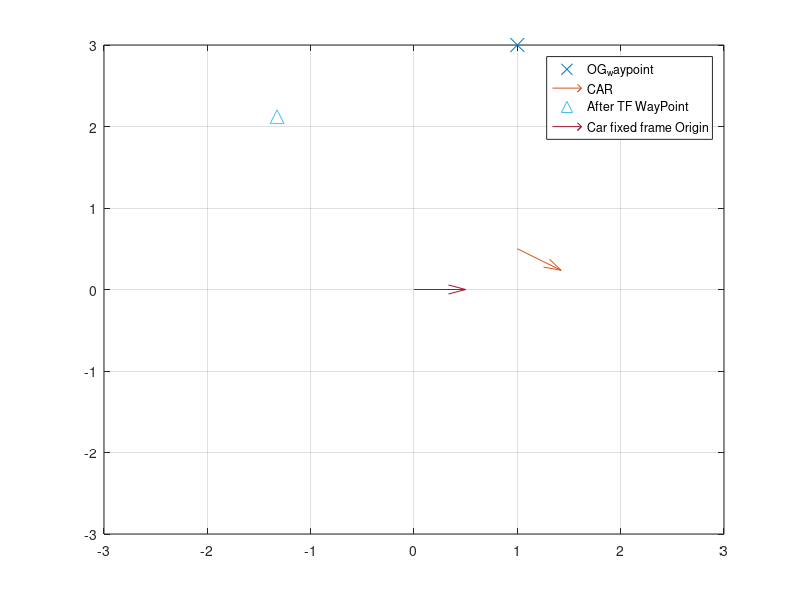

Reproduce this figure in MATLAB. (Note: this script raises an error after producing the figure.)
%% Preliminary Setup

% Author: Menson Li  
% File Name: transform_test.m  
% Brief: Transformation proof for SJSU FusionAD project.  
% Date: 12/26/2018

% Clear out workspace
clc, clear, close all

%%
%{
p = [1;-1;0];

theta = deg2rad(45);

rot_mat_zz = [cos(theta) -sin(theta) 0; sin(theta) cos(theta) 0; 0 0 1];

p_adj = rot_mat_zz*p;

p_vec_x = [0 p(1)];
p_vec_y = [0 p(2)];
p_adj_vec_x = [0 p_adj(1)];
p_adj_vec_y = [0 p_adj(2)];

figure();
plot(p_vec_x,p_vec_y,'x-');
hold on;
plot(p_adj_vec_x,p_adj_vec_y,'o-');
grid on;
legend('Pre-transform', 'After transform');
%}

% Check Transformation matrix

%{
wp = [1 1 0 1]';
To_wp = eye(4);
To_wp(1:4,4) = wp; 

theta = deg2rad(45);

car = [1 0.5 0 1]';
To_car = [cos(theta) -sin(theta) 0 1;
          sin(theta) cos(theta) 0 1;
          0 0 1 0;
          0 0 0 1];
To_car(1:4,4) = car;
car_dx = [car(1) car(1)+0.5*cosd(45)];
car_dy = [car(2) car(2)+0.5*sind(45)];

Tcar_wp = inv(To_car)*To_wp;

figure();
plot(wp(1),wp(2),'x');
hold on;
plot(car_dx,car_dy,'o-');
grid on;
plot(Tcar_wp(1,4),Tcar_wp(2,4), '*');
legend('OG_waypoint', 'CAR', 'After TF WP');

car_wp_dx = car(1)-wp(1);
car_wp_dy = car(2)-wp(2);

disp(['Distance to origin after TF: ' sqrt(Tcar_wp(1,4)^2+Tcar_wp(2,4)^2)]);
disp(['Relative distance before tf to car: ' sqrt(car_wp_dx^2+car_wp_dy^2)]);
%}

% Proof check relative angle
%{
wp = [1 1 0 1]';
To_wp = eye(4);
To_wp(1:4,4) = wp; 

theta = deg2rad(45);

car = [1 0.5 0 1]';
To_car = [cos(theta) -sin(theta) 0 1;
          sin(theta) cos(theta) 0 1;
          0 0 1 0;
          0 0 0 1];
To_car(1:4,4) = car;
car_dx = [car(1) car(1)+0.5*cosd(45)];
car_dy = [car(2) car(2)+0.5*sind(45)];

Tcar_wp = inv(To_car)*To_wp;

wp_car_dx = wp(1)-car(1);
wp_car_dy = wp(2)-car(2);

relative_theta = atan2(wp_car_dy,wp_car_dx) - theta;
relative_theta_tf = atan2(Tcar_wp(2,4),Tcar_wp(1,4));

disp(['Relative theta before TF:' num2str(relative_theta)]);
disp(['Relative theta after TF:' num2str(relative_theta_tf)]);

% This proves that the relative angle between the position vector of the
% waypoint relative to the car's coordinate frame is the same as the
% position vector of the waypoint relative to the global origin frame after
% transform.
%}

% Check if the waypoint is ahead (in the positive X axis region of the car
% fixed frame).

%% Final Proof
% Input: Waypoint position ("wp" array [x y z 1]')
%        Vehicle orientation ("theta")
%        Vehicle position ("car" array [x y z 1]')
clear, clc, close all;
wp = [1 3 0 1]';
To_wp = eye(4);
To_wp(1:4,4) = wp; 

% Theta is the orientation of the vehicle
theta = deg2rad(-32);

car = [1 0.5 0 1]';
To_car = [cos(theta) -sin(theta) 0 1;
          sin(theta) cos(theta) 0 1;
          0 0 1 0;
          0 0 0 1];
To_car(1:4,4) = car;
car_dx = 0.5*cos(theta);
car_dy = 0.5*sin(theta);

Tcar_wp = inv(To_car)*To_wp;

wp_car_dx = wp(1)-car(1);
wp_car_dy = wp(2)-car(2);

if(Tcar_wp(1,4) > 0)
    disp(['Waypoint is ahead (x) by: ' Tcar_wp(1,4) 'meter']);
else
    disp(['Waypoint is trailing (x) by: ' Tcar_wp(1,4) 'meter']);
end

% Checks
% The two distance values must equal for the transform to be valid.
% The two angle values must equal for the tranform to be valid.
disp(['Distance to origin after TF: ' num2str(sqrt(Tcar_wp(1,4)^2+Tcar_wp(2,4)^2))]);
disp(['Relative distance before tf to car: ' num2str(sqrt(wp_car_dx^2+wp_car_dy^2))]);

relative_theta = atan2(wp_car_dy,wp_car_dx) - theta;
relative_theta_tf = atan2(Tcar_wp(2,4),Tcar_wp(1,4));

disp(['Relative theta before TF: ' num2str(relative_theta)]);
disp(['Relative theta after TF: ' num2str(relative_theta_tf)]);
% End of checks

figure();
plot(wp(1),wp(2),'x', 'MarkerSize', 10);
hold on;
%plot(car_dx,car_dy,'o-');
quiver(car(1),car(2),car_dx,car_dy,0);
grid on;
plot(Tcar_wp(1,4),Tcar_wp(2,4), '^','MarkerSize', 10);
quiver(0,0,0.5,0,0);

legend('OG_waypoint', 'CAR', 'After TF WayPoint', 'Car fixed frame Origin');
xlim([-3 3]);
ylim([-3 3]);


%% Extracts TF equations
clear all;
syms wp_x wp_y car_x car_y theta

% This equation assumes planar space, not 3D space. Thus, z components of
% the two position vectors are 0.

%wp = [wp_x; wp_y; 0; 1];
%To_wp = eye(4);
%To_wp(1:4,4) = wp; 

To_wp = [1 0 0 wp_x;
         0 1 0 wp_y;
         0 0 1 0;
         0 0 0 1];

% Theta is the orientation of the vehicle
%theta = deg2rad(45);

%car = [car_x; car_y; 0; 1];
To_car = [cos(theta) -sin(theta) 0 car_x;
          sin(theta) cos(theta) 0 car_y;
          0 0 1 0;
          0 0 0 1];
To_car_R = To_car(1:3,1:3);
trans_To_car_R = [cos(theta) sin(theta) 0;
                  -sin(theta) cos(theta) 0;
                  0 0 1;];
              
inv_coordinate = (-1)*trans_To_car_R*To_car(1:3,4);
      
inv_To_car = [ trans_To_car_R inv_coordinate;
               0 0 0 1];
      
Tcar_wp = inv_To_car*To_wp;
disp('Homogeneous Transformation Maxtrix of the Waypoint frame wrt Vehicle body fixed frame:');
Tcar_wp;
disp('The X component of the transformed waypoint is:');
Tcar_wp(1,4)

%% Proof the generated equation is correct;
clear all;
wp = [1 1 0 1]';
To_wp = eye(4);
To_wp(1:4,4) = wp; 

% Theta is the orientation of the vehicle
theta = deg2rad(-90);

car = [1 0.5 0 1]';
To_car = [cos(theta) -sin(theta) 0 1;
          sin(theta) cos(theta) 0 1;
          0 0 1 0;
          0 0 0 1];
To_car(1:4,4) = car;
car_dx = 0.5*cos(theta);
car_dy = 0.5*sin(theta);

Tcar_wp = inv(To_car)*To_wp;

car_x = car(1);
car_y = car(2);
wp_x = wp(1);
wp_y = wp(2);

x_gen_eqn = wp_x*cos(theta) - car_y*sin(theta) - car_x*cos(theta) + wp_y*sin(theta);
x_ans = Tcar_wp(1,4);

absolute_answer_difference = abs(x_ans - x_gen_eqn);

% Check if the answer tolerance is within 1 %
% The tolerance won't work if the waypoint is exactly lined up with the
% location of the car at the x axis (x=0), because x*0.01 = 0.

if(absolute_answer_difference < (x_ans*0.01))
    disp('Equation is proved');
    fprintf('Equation Outputs: %f\n', x_gen_eqn);
    fprintf('Mathematical Solution: %f\n',x_ans);
else
    disp('Equation is wrong');
    format long;
    disp('Equation answer:');
    x_gen_eqn
    disp('Model Answer:');
    x_ans    
end